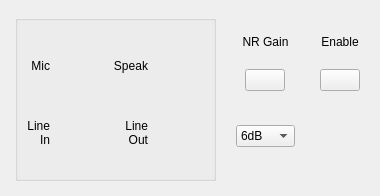
<?xml version="1.0" encoding="UTF-8"?>
<ui version="4.0">
 <class>CfgSettingAEC_FangTu</class>
 <widget class="QWidget" name="CfgSettingAEC_FangTu">
  <property name="geometry">
   <rect>
    <x>0</x>
    <y>0</y>
    <width>378</width>
    <height>189</height>
   </rect>
  </property>
  <property name="windowTitle">
   <string>Form</string>
  </property>
  <layout class="QHBoxLayout" name="horizontalLayout">
   <property name="spacing">
    <number>20</number>
   </property>
   <property name="leftMargin">
    <number>15</number>
   </property>
   <property name="topMargin">
    <number>15</number>
   </property>
   <property name="rightMargin">
    <number>15</number>
   </property>
   <property name="bottomMargin">
    <number>15</number>
   </property>
   <item>
    <widget class="QGroupBox" name="groupBox">
     <property name="maximumSize">
      <size>
       <width>204</width>
       <height>16777215</height>
      </size>
     </property>
     <property name="title">
      <string/>
     </property>
     <layout class="QGridLayout" name="gridLayout">
      <item row="0" column="2">
       <widget class="QLabel" name="label_4">
        <property name="text">
         <string>Speak</string>
        </property>
        <property name="alignment">
         <set>Qt::AlignRight|Qt::AlignTrailing|Qt::AlignVCenter</set>
        </property>
       </widget>
      </item>
      <item row="1" column="0">
       <widget class="QLabel" name="label_2">
        <property name="text">
         <string>Line In</string>
        </property>
        <property name="alignment">
         <set>Qt::AlignRight|Qt::AlignTrailing|Qt::AlignVCenter</set>
        </property>
        <property name="wordWrap">
         <bool>true</bool>
        </property>
       </widget>
      </item>
      <item row="1" column="1">
       <widget class="ConfigGainWidget" name="lineInGain" native="true">
        <property name="minimumSize">
         <size>
          <width>50</width>
          <height>50</height>
         </size>
        </property>
        <property name="maximumSize">
         <size>
          <width>50</width>
          <height>50</height>
         </size>
        </property>
        <property name="sizeIncrement">
         <size>
          <width>0</width>
          <height>0</height>
         </size>
        </property>
       </widget>
      </item>
      <item row="1" column="2">
       <widget class="QLabel" name="label_3">
        <property name="text">
         <string>Line Out</string>
        </property>
        <property name="alignment">
         <set>Qt::AlignRight|Qt::AlignTrailing|Qt::AlignVCenter</set>
        </property>
        <property name="wordWrap">
         <bool>true</bool>
        </property>
       </widget>
      </item>
      <item row="0" column="1">
       <widget class="ConfigGainWidget" name="micInGain" native="true">
        <property name="minimumSize">
         <size>
          <width>50</width>
          <height>50</height>
         </size>
        </property>
        <property name="maximumSize">
         <size>
          <width>50</width>
          <height>50</height>
         </size>
        </property>
        <property name="sizeIncrement">
         <size>
          <width>0</width>
          <height>0</height>
         </size>
        </property>
       </widget>
      </item>
      <item row="0" column="0">
       <widget class="QLabel" name="label">
        <property name="text">
         <string>Mic</string>
        </property>
        <property name="alignment">
         <set>Qt::AlignRight|Qt::AlignTrailing|Qt::AlignVCenter</set>
        </property>
       </widget>
      </item>
      <item row="0" column="3">
       <widget class="ConfigGainWidget" name="speakOutGain" native="true">
        <property name="minimumSize">
         <size>
          <width>50</width>
          <height>50</height>
         </size>
        </property>
        <property name="maximumSize">
         <size>
          <width>50</width>
          <height>50</height>
         </size>
        </property>
        <property name="sizeIncrement">
         <size>
          <width>0</width>
          <height>0</height>
         </size>
        </property>
       </widget>
      </item>
      <item row="1" column="3">
       <widget class="ConfigGainWidget" name="lineOutGain" native="true">
        <property name="minimumSize">
         <size>
          <width>50</width>
          <height>50</height>
         </size>
        </property>
        <property name="maximumSize">
         <size>
          <width>50</width>
          <height>50</height>
         </size>
        </property>
        <property name="sizeIncrement">
         <size>
          <width>0</width>
          <height>0</height>
         </size>
        </property>
       </widget>
      </item>
     </layout>
    </widget>
   </item>
   <item>
    <layout class="QGridLayout" name="gridLayout_2">
     <item row="0" column="0">
      <spacer name="horizontalSpacer">
       <property name="orientation">
        <enum>Qt::Horizontal</enum>
       </property>
       <property name="sizeHint" stdset="0">
        <size>
         <width>40</width>
         <height>20</height>
        </size>
       </property>
      </spacer>
     </item>
     <item row="3" column="2" alignment="Qt::AlignHCenter">
      <widget class="ConfigGainWidget" name="speak2lineGain" native="true">
       <property name="minimumSize">
        <size>
         <width>50</width>
         <height>50</height>
        </size>
       </property>
       <property name="maximumSize">
        <size>
         <width>50</width>
         <height>50</height>
        </size>
       </property>
       <property name="sizeIncrement">
        <size>
         <width>0</width>
         <height>0</height>
        </size>
       </property>
      </widget>
     </item>
     <item row="1" column="2">
      <widget class="QLabel" name="label_6">
       <property name="text">
        <string>Enable</string>
       </property>
       <property name="alignment">
        <set>Qt::AlignCenter</set>
       </property>
      </widget>
     </item>
     <item row="1" column="0">
      <widget class="QLabel" name="label_5">
       <property name="text">
        <string>NR Gain</string>
       </property>
       <property name="alignment">
        <set>Qt::AlignCenter</set>
       </property>
      </widget>
     </item>
     <item row="2" column="2" alignment="Qt::AlignHCenter">
      <widget class="QPushButton" name="speak2lineSwitch">
       <property name="minimumSize">
        <size>
         <width>0</width>
         <height>0</height>
        </size>
       </property>
       <property name="text">
        <string/>
       </property>
       <property name="checkable">
        <bool>true</bool>
       </property>
      </widget>
     </item>
     <item row="2" column="0" alignment="Qt::AlignHCenter">
      <widget class="QPushButton" name="NRGainSwitch">
       <property name="minimumSize">
        <size>
         <width>0</width>
         <height>0</height>
        </size>
       </property>
       <property name="text">
        <string/>
       </property>
       <property name="checkable">
        <bool>true</bool>
       </property>
      </widget>
     </item>
     <item row="4" column="2">
      <spacer name="horizontalSpacer_2">
       <property name="orientation">
        <enum>Qt::Horizontal</enum>
       </property>
       <property name="sizeHint" stdset="0">
        <size>
         <width>40</width>
         <height>20</height>
        </size>
       </property>
      </spacer>
     </item>
     <item row="3" column="0">
      <widget class="QComboBox" name="comboBox">
       <item>
        <property name="text">
         <string>6dB</string>
        </property>
       </item>
       <item>
        <property name="text">
         <string>9dB</string>
        </property>
       </item>
       <item>
        <property name="text">
         <string>12dB</string>
        </property>
       </item>
       <item>
        <property name="text">
         <string>15dB</string>
        </property>
       </item>
      </widget>
     </item>
     <item row="4" column="0">
      <spacer name="verticalSpacer">
       <property name="orientation">
        <enum>Qt::Vertical</enum>
       </property>
       <property name="sizeHint" stdset="0">
        <size>
         <width>20</width>
         <height>40</height>
        </size>
       </property>
      </spacer>
     </item>
     <item row="0" column="2">
      <spacer name="verticalSpacer_2">
       <property name="orientation">
        <enum>Qt::Vertical</enum>
       </property>
       <property name="sizeHint" stdset="0">
        <size>
         <width>20</width>
         <height>40</height>
        </size>
       </property>
      </spacer>
     </item>
    </layout>
   </item>
  </layout>
 </widget>
 <customwidgets>
  <customwidget>
   <class>ConfigGainWidget</class>
   <extends>QWidget</extends>
   <header>customWidget/configgainwidget.h</header>
   <container>1</container>
  </customwidget>
 </customwidgets>
 <resources/>
 <connections/>
</ui>
